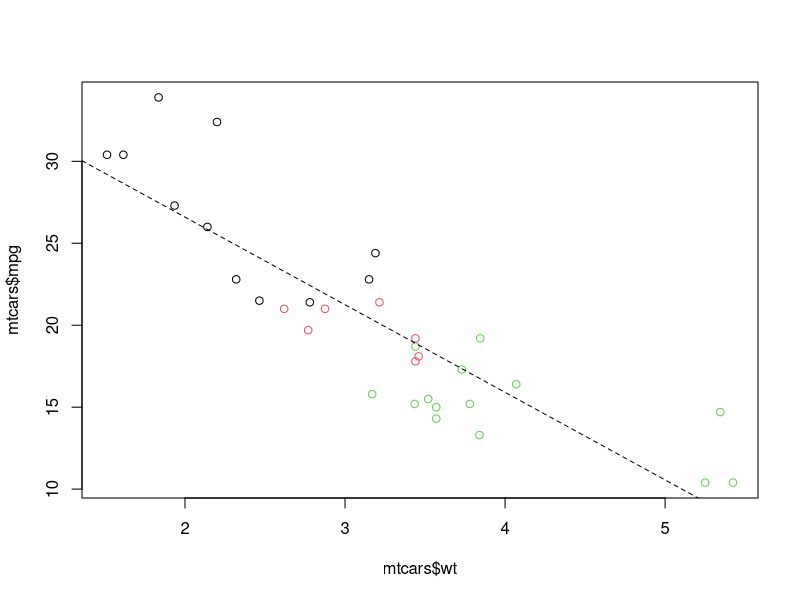
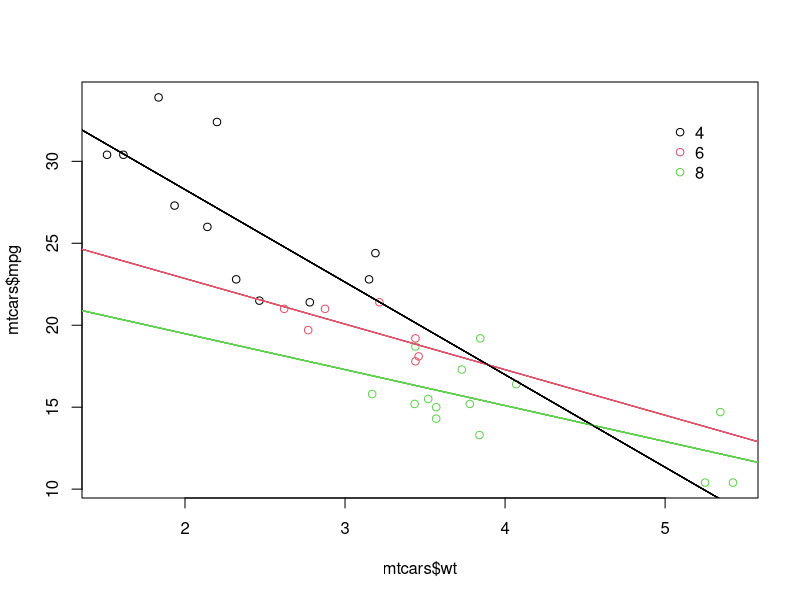
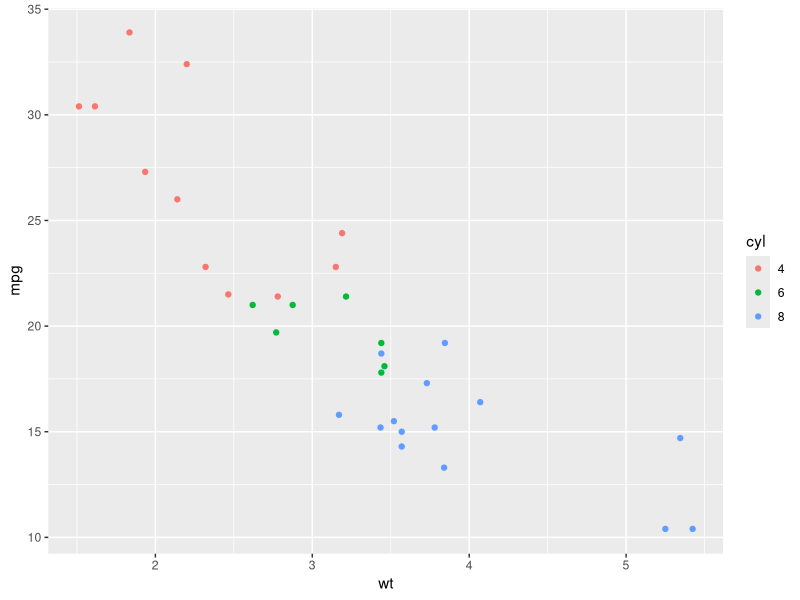
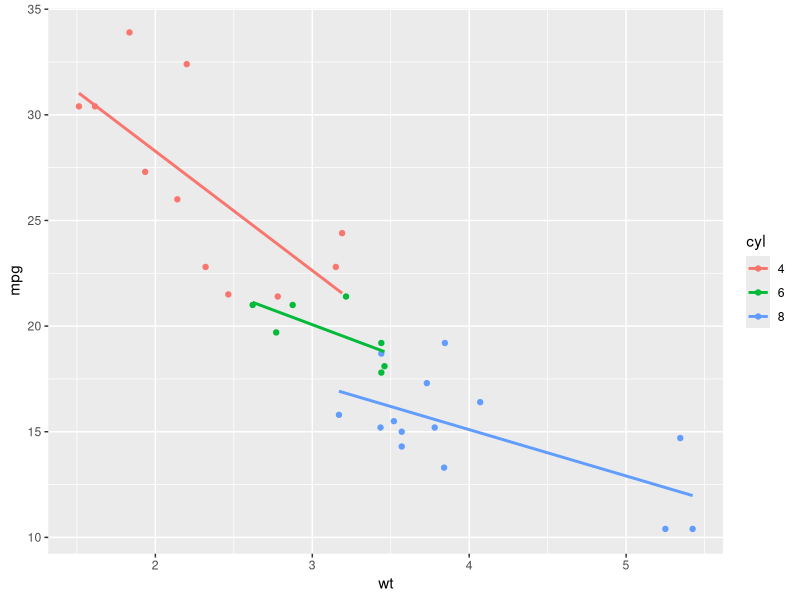
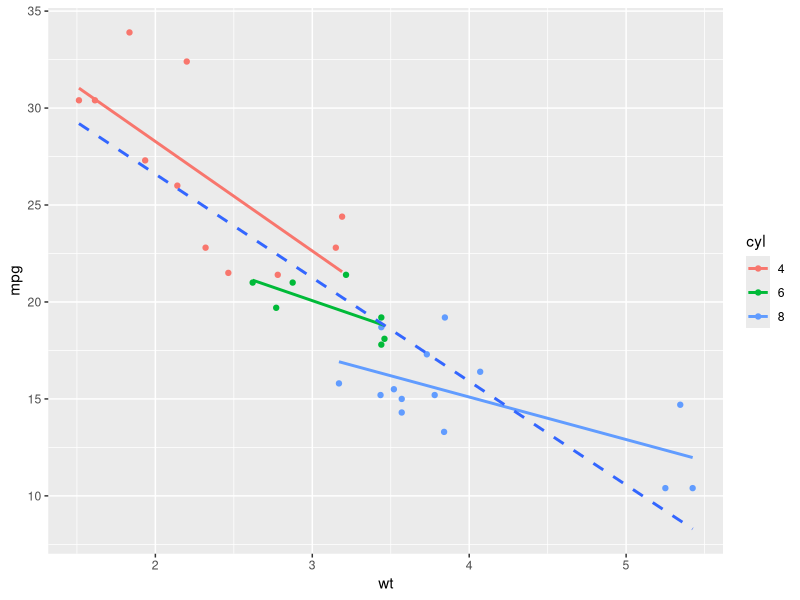
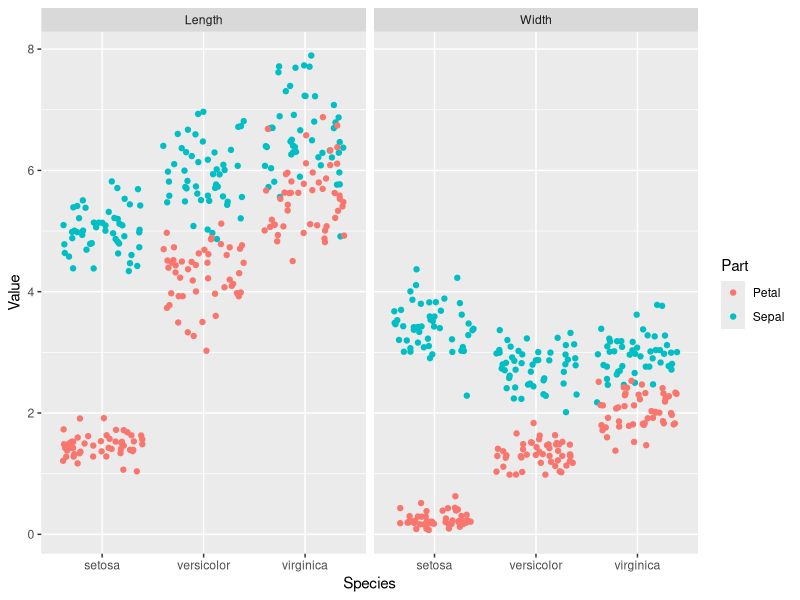
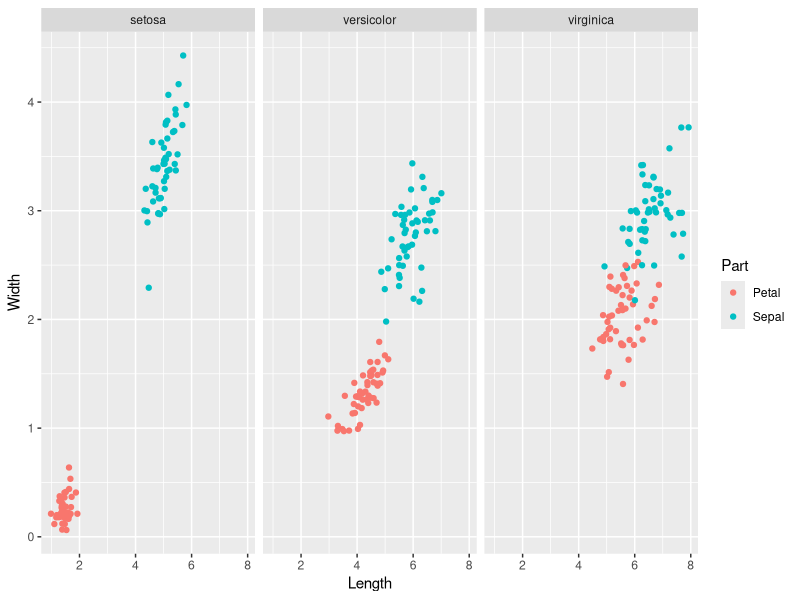

The R script that drew these images, in order:
library(ggplot2)
# 1. BASE PACKAGE AND GGPLOT2
#### BASE PACKAGE
# Use lm() to calculate a linear model and save it as carModel
carModel <- lm(mpg ~ wt, data = mtcars)

# Basic plot
mtcars$cyl <- as.factor(mtcars$cyl)
plot(mtcars$wt, mtcars$mpg, col = mtcars$cyl)

# Call abline() with carModel as first argument and set lty to 2
abline(carModel, lty = 2)

# Plot each subset efficiently with lapply
plot(mtcars$wt, mtcars$mpg, col = mtcars$cyl)
lapply(mtcars$cyl, function(x) {
  abline(lm(mpg ~ wt, mtcars, subset = (cyl == x)), col = x)
})

# Draw the legend of the plot
legend(x = 5, y = 33, legend = levels(mtcars$cyl),
       col = 1:3, pch = 1, bty = "n")


#### RECREATE THE PLOT IN GGPLOT2
# Convert cyl to factor
mtcars$cyl <- as.factor(mtcars$cyl)

# Plot 1: add geom_point() to this command to create a scatter plot
ggplot(mtcars, aes(x = wt, y = mpg, col = cyl)) +
  geom_point()

# Plot 2: include the lines of the linear models, per cyl
ggplot(mtcars, aes(x = wt, y = mpg, col = cyl)) +
  geom_point() +
  geom_smooth(method = "lm", se = FALSE)

# Plot 3: include a lm for the entire dataset in its whole
ggplot(mtcars, aes(x = wt, y = mpg, col = cyl)) +
  geom_point() +
  geom_smooth(method = "lm", se = FALSE) +
  geom_smooth(aes(group = 1), method = "lm", se = FALSE, linetype = 2)


# 2. PROPER DATA FORMAT:
#### CASE 1
# Load the tidyr package
library(tidyr)

# iris.tidy dataset
iris.tidy <- iris %>%
  gather(key, Value, -Species) %>%
  separate(key, c("Part", "Measure"), "\\.")

# Plot 1
ggplot(iris.tidy, aes(x = Species, y = Value, col = Part)) +
  geom_jitter() +
  facet_grid(. ~ Measure)


#### CASE 2
# Add column with unique ids to keep track
iris$Flower <- 1:nrow(iris)

# iris.wide dataset
iris.wide <- iris %>%
  gather(key, value, -Species, -Flower) %>%
  separate(key, c("Part", "Measure"), "\\.") %>%
  spread(Measure, value)

# Plot 2
ggplot(iris.wide, aes(x = Length, y = Width, color = Part)) +
  geom_jitter() +
  facet_grid(. ~ Species)
